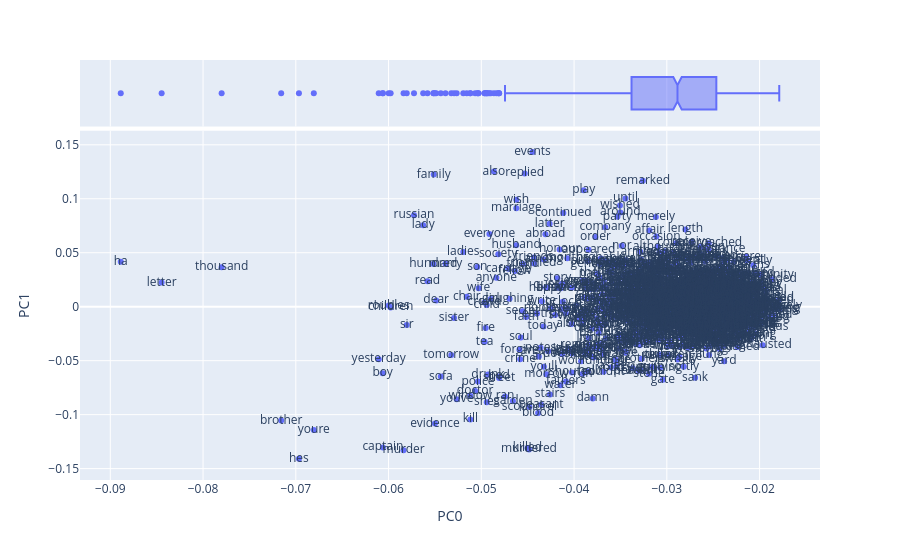

Notebook source saved alongside this figure:
### Code cell
vis_loadings(0, 1)

### Figure 1 — Plotly figure (JSON) as saved in the notebook; plotly's stock layout.template omitted (floating-point values rounded to 4 significant figures; data arrays with more than 128 entries replaced by an {"elided": "..."} marker saying what was removed)
{"data": [{"hovertemplate": "PC0=%{x}<br>PC1=%{y}<br>term_str=%{text}<extra></extra>", "legendgroup": "", "marker": {"color": "#636efa", "symbol": "circle"}, "mode": "markers+text", "name": "", "orientation": "v", "showlegend": false, "text": {"elided": "997 str values"}, "type": "scatter", "x": {"elided": "997 float values"}, "xaxis": "x", "y": {"elided": "997 float values"}, "yaxis": "y"}, {"alignmentgroup": "True", "hovertemplate": "PC0=%{x}<extra></extra>", "legendgroup": "", "marker": {"color": "#636efa", "symbol": "circle"}, "name": "", "notched": true, "offsetgroup": "", "showlegend": false, "type": "box", "x": {"elided": "997 float values"}, "xaxis": "x2", "yaxis": "y2"}], "layout": {"autosize": true, "legend": {"tracegroupgap": 0}, "margin": {"t": 60}, "xaxis": {"anchor": "y", "autorange": true, "domain": [0, 1], "range": [-0.09312, -0.01363], "title": {"text": "PC0"}, "type": "linear"}, "xaxis2": {"anchor": "y2", "autorange": true, "domain": [0, 1], "matches": "x", "range": [-0.09312, -0.01363], "showgrid": true, "showticklabels": false, "type": "linear"}, "yaxis": {"anchor": "x", "autorange": true, "domain": [0, 0.8316], "range": [-0.1591, 0.1616], "title": {"text": "PC1"}, "type": "linear"}, "yaxis2": {"anchor": "x2", "autorange": true, "domain": [0.8416, 1], "matches": "y2", "range": [-0.5, 0.5], "showgrid": false, "showline": false, "showticklabels": false, "ticks": "", "type": "category"}}}
